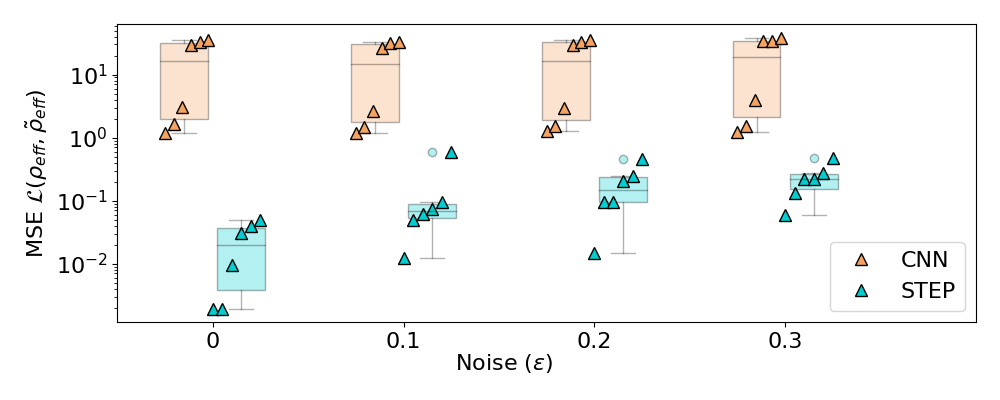

Python code for this plot:
from pathlib import Path
import json

import click

import numpy as np

import matplotlib as mpl
import matplotlib.pyplot as plt

mpl.use("TkAgg")

ALPHA = 0.3
NOISE_LEVELS = [0, 1, 2, 3]
LEGEND_LABELS = ["CNN", "STEP"]
COLORS = ["sandybrown", "darkturquoise"]


def formatters(color: str, alpha: float) -> dict[str, dict]:
    """Returns formatting dict for boxplot with a given color.

    Args:
        color: str, name of the color for the boxplot

    Returns:
        dict containing the formatting dicts for a boxplot with the given color.
    """
    return {
        "boxprops": {"edgecolor": "black", "facecolor": color, "alpha": alpha},
        "whiskerprops": {"alpha": alpha},
        "capprops": {"alpha": alpha},
        "medianprops": {"color": "black", "alpha": alpha},
        "flierprops": {
            "marker": "o",
            "markerfacecolor": color,
            "alpha": alpha,
            "markeredgecolor": "black",
        },
    }



@click.command()
def figure_6():
    """Plot figure 6 from the main text."""
    data_path = Path("plot") / "figure_6_data.json"

    with data_path.open("r", encoding="utf-8") as infile:
        data = json.load(infile)

    ete_losses = np.array(data["ete"])  # end-to-end losses
    step_losses = np.array(data["step"]) # step losses
    plt.rcParams.update({"font.size": 16})
    plt.figure(figsize=(10, 4))
    plt.boxplot(
        ete_losses.T,
        positions=[i - 1.5 for i in range(0, step_losses.shape[0] * 10, 10)],
        widths=2.5,
        patch_artist=True,
        **formatters(COLORS[0], ALPHA),
    )
    plt.boxplot(
        step_losses.T,
        positions=[i + 1.5 for i in range(0, step_losses.shape[0] * 10, 10)],
        widths=2.5,
        patch_artist=True,
        **formatters(COLORS[1], ALPHA),
    )

    for i in range(step_losses.shape[0]):
        (p1,) = plt.plot(
            [10 * (i - 0.25) + j / 2.2 for j in range(ete_losses.shape[1])],
            sorted(ete_losses[i]),
            "^",
            color=COLORS[0],
            markeredgecolor="black",
            markersize=8,
        )
        (p2,) = plt.plot(
            [10 * i + j / 2 for j in range(step_losses.shape[1])],
            sorted(step_losses[i]),
            "^",
            color=COLORS[1],
            markeredgecolor="black",
            markersize=8,
        )

    # Add labels and title
    plt.xlabel(r"Noise ($\epsilon$)")
    plt.xlim(-5, 40)
    plt.xticks(range(0, 40, 10), labels=[0, 0.1, 0.2, 0.3])
    plt.ylabel(r"MSE $\mathcal{L}(\rho_{eff}, \tilde{\rho}_{eff})$")
    plt.yscale("log")
    ax = plt.gca()
    ax.xaxis.set_label_coords(0.45, -0.1)
    legend_handles = [p1, p2]
    plt.legend(legend_handles, LEGEND_LABELS, loc="lower right")

    plt.tight_layout()
    # Show the plot
    plt.show()

if __name__ == '__main__':
    figure_6()
